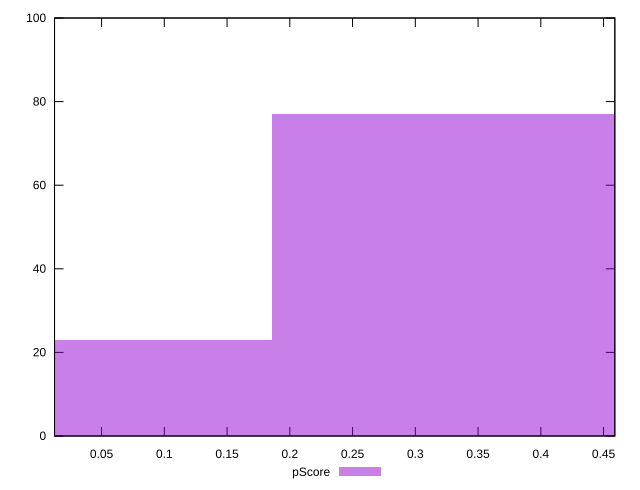

This chart was generated by the following gnuplot code:
reset

$pScore <<EOF
0.37217278101338536 77
0 23
EOF

set key outside below
set boxwidth 0.37217278101338536
set xrange [0.012532636230252525:0.4589695091728705]
set yrange [0:100]
set trange [0:100]
set style fill transparent solid 0.5 noborder
set terminal svg size 640, 490 enhanced background rgb 'white'
set output "report_00013_2021-02-09T12-04-24.940Z/first-cpu-idle/samples/pages/pScore/histogram.svg"

plot $pScore title "pScore" with boxes

reset
